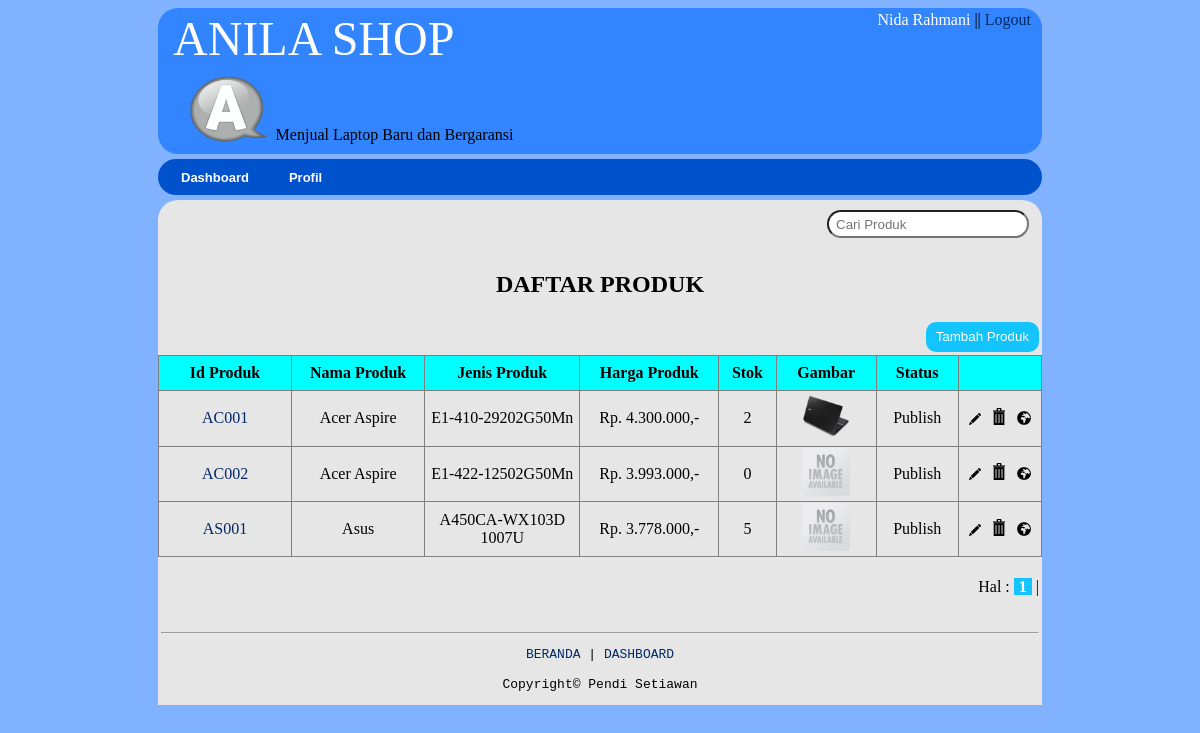
The app's page /product/view_product.php (signed in), older data.
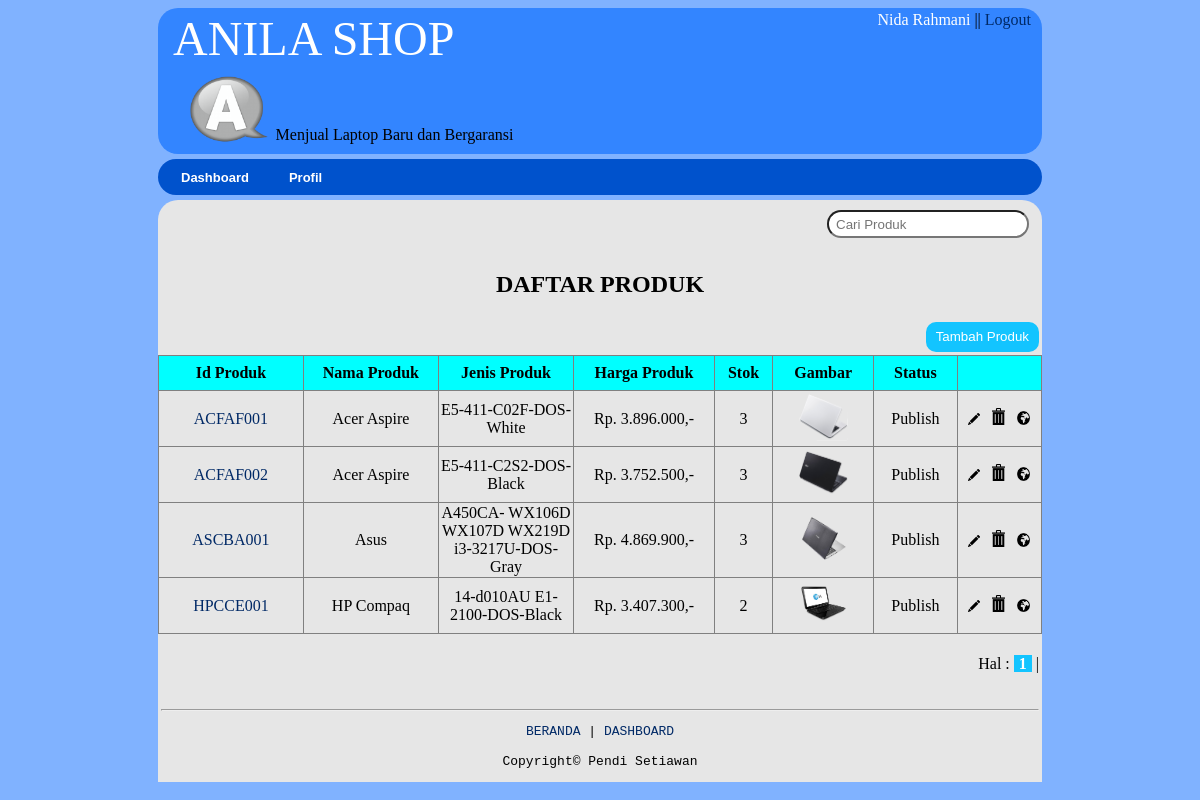
The same page, newer data.
### tables this page shows
CREATE TABLE IF NOT EXISTS `product` (
  `id_product` varchar(20) NOT NULL,
  `name` varchar(20) NOT NULL,
  `type` varchar(50) NOT NULL,
  `price` double NOT NULL,
  `description` text NOT NULL,
  `stock` int(3) NOT NULL,
  `image` text NOT NULL,
  `category_id` int(1) NOT NULL,
  `status` int(1) NOT NULL,
  `specification` text NOT NULL,
  PRIMARY KEY (`id_product`)
);

### function/function.php (called while the page is built, shortened)
<?php
function price($price) {
	$format = number_format($price,0,'','.').",-";
	return $format;
}

### product/view_product.php (the view, shortened to what this page needs)
<?php
	if(!isset($_SESSION['id'])) {
	  	echo "<script>window.alert('Anda Harus Login Dulu');</script>";
		echo "<script>window.location = '../login/login.php';</script>";
	} else {
include "../header/header_admin.php";
?>
<form action="add_product.php" method="post">
	<div class="row-isi">
		<table class="width">
			<tr>
				<td align="center"><h2>DAFTAR PRODUK</h2></td>
			</tr>
			<tr>
				<td align="right"><input type="submit" name="submit" value="Tambah Produk" /></td>
			</tr>
		</table>
		<table border="1" class="width border">
			<tr bgcolor="#00FFFF" height="35px">
				<th width="8%">Id Produk</th>
				<th width="8%">Nama Produk</th>
				<th width="8%">Jenis Produk</th>
				<th width="8%">Harga Produk</th>
				<th width="3%">Stok</th>
				<th width="5%">Gambar</th>
				<th width="4%">Status</th>
				<th width="5%"></th>
			</tr>
			<?php
				$batas   = 7;
				if(isset($_GET['halaman'])) {
					$halaman = $_GET['halaman'];
				} else {
					$halaman = "";
				}
				if(empty($halaman)){
				    $posisi=0;
				    $halaman=1;
				}
				else{
				    $posisi = ($halaman-1) * $batas;
				}
				$que = "select * from product limit $posisi,$batas";
				$tampil = mysql_query("$que");
				while ($data = mysql_fetch_array($tampil)) { ?>
						<tr class="hover">
							<td align='center'>
								<a href="detail.php?id_product=<?php echo $data[0]; ?>" class="href"><?php echo $data[0]; ?></a>
							</td>
							<td align='center'><?php echo $data[1]; ?></td>
							<td align='center'><?php echo $data[2]; ?></td>
							<td align='center'>Rp. <?php echo price($data[3]); ?></td>
							<td align='center'><?php echo $data[5]; ?></td>
							<td align='center'>
								<?php if (!empty($data['image'])): ?>
									<img src="<?php echo $data['image']; ?>" width="50%"><br/>
								<?php else : ?>
									<img src="<?php echo 'http://'.$_SERVER['HTTP_HOST'].'/new_media/aplikasi/image/no-image.jpg' ?>" width="50%"><br/>
								<?php endif ?>
							</td>
							<td align="center">
								<?php
									if ($data[8]==1) {
										echo "Not Publish";
									} elseif ($data[8]==2) {
										echo "Publish";
									}
								?>
							</td>
							<td align='center'>
								<a href="edit.php?id_product=<?php echo $data[0]; ?>"><img title="Edit" src="<?php echo 'http://'.$_SERVER['HTTP_HOST'].'/new_media/aplikasi/image/edit.png' ?>" width = "15%"></a> &nbsp;
								<a href="delete.php?id_product=<?php echo $data[0]; ?>"><img title="Hapus" src="<?php echo 'http://'.$_SERVER['HTTP_HOST'].'/new_media/aplikasi/image/delete.png' ?>" width = "15%"></a> &nbsp;
								<?php if($data[8]==1): ?>
									<a href="publish.php?id_product=<?php echo $data[0]; ?>"><img title="Publish" src="<?php echo 'http://'.$_SERVER['HTTP_HOST'].'/new_media/aplikasi/image/publish.png' ?>" width = "17%"></a>
								<?php else: ?>
									<a href="publish.php?id_product=<?php echo $data[0]; ?>"><img title="Not Publish" src="<?php echo 'http://'.$_SERVER['HTTP_HOST'].'/new_media/aplikasi/image/publish.png' ?>" width = "17%"></a>
								<?php endif ?>
							</td>
						</tr>
					<?php
				}
			 ?>
		</table>
		<table class="width">
		<tr>
			<td align="right">
				<?php
					echo "<br>Hal : ";
					$tampil2="select * from product";
					$hasil2=mysql_query($tampil2);
					$jmldata=mysql_num_rows($hasil2);
					$jmlhalaman=ceil($jmldata/$batas);
					for($i=1;$i<=$jmlhalaman;$i++) {
						if($i>=($halaman-3) && $i <= ($halaman+3)){
							if ($i != $halaman)
							{
							    echo " <a href=$_SERVER[PHP_SELF]?halaman=$i><font color='#00F'>$i</font></a> | ";
							}
							else
							{
							    echo " <a class=display>$i</a> |";
							}
						}
					}
				?>
			</td>
		</tr>
		</table>
		<table class="width">
			<tr>
				<td><?php include "../footer/footer.php"; ?></td>
			</tr>
		</table>
	</div>
</form>
<?php } ?>

Row changes from the older to the newer data that the page shows:
removed product: id_product "AC001", name "Acer Aspire", type "E1-410-29202G50Mn", price "4.300.000,-", stock "2", image (picture), status "Publish"
removed product: id_product "AC002", name "Acer Aspire", type "E1-422-12502G50Mn", price "3.993.000,-", stock "0", status "Publish"
removed product: id_product "AS001", name "Asus", type "A450CA-WX103D 1007U", price "3.778.000,-", stock "5", status "Publish"
added product: id_product "ACFAF001", name "Acer Aspire", type "E5-411-C02F-DOS-White", price "3.896.000,-", stock "3", image (picture), status "Publish"
added product: id_product "ACFAF002", name "Acer Aspire", type "E5-411-C2S2-DOS-Black", price "3.752.500,-", stock "3", image (picture), status "Publish"
added product: id_product "ASCBA001", name "Asus", type "A450CA- WX106D WX107D WX219D i3-3217U-DOS-Gray", price "4.869.900,-", stock "3", image (picture), status "Publish"
added product: id_product "HPCCE001", name "HP Compaq", type "14-d010AU E1-2100-DOS-Black", price "3.407.300,-", stock "2", image (picture), status "Publish"
